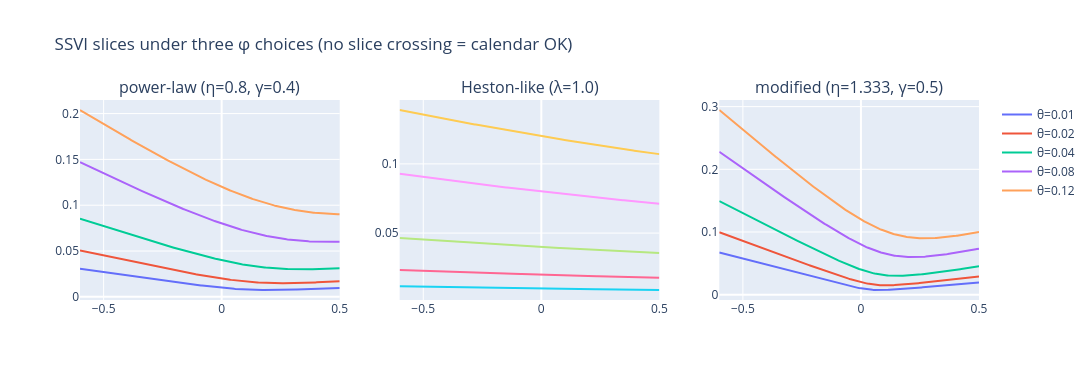

Write notebook code for a chart like this one.
### Markdown cell above
## 6. SSVI variants and the no-arbitrage theorems

Three choices of $\varphi$ define SSVI surfaces:
- **power-law** (Ex. 4.2): $\varphi(\theta)=\eta\theta^{-\gamma}$, $0<\gamma<1$;
- **Heston-like** (Ex. 4.1): $\varphi(\theta)=\frac{1}{\lambda\theta}\big(1-\frac{1-e^{-\lambda\theta}}{\lambda\theta}\big)$;
- **modified power-law** (Eq. 4.5): $\varphi(\theta)=\frac{\eta}{\theta^\gamma(1+\theta)^{1-\gamma}}$ — **fully free of static arbitrage** whenever $\eta(1+|\rho|)\le 2$.

Checks: Theorem 4.2 (butterfly: $\theta\varphi(1+|\rho|)<4$ and $\theta\varphi^2(1+|\rho|)\le4$) and Theorem 4.1 (calendar, verified numerically: $w$ non-decreasing in $\theta$).

### Code cell
def phi_powerlaw(theta, eta, gamma): return eta * theta ** (-gamma)
def phi_heston(theta, lam):
    x = lam * theta
    return (1.0 / x) * (1 - (1 - np.exp(-x)) / x)
def phi_modified(theta, eta, gamma): return eta / (theta ** gamma * (1 + theta) ** (1 - gamma))

def ssvi_w_phi(k, theta, rho, phi_val):
    k = np.asarray(k, float)
    return 0.5 * theta * (1 + rho * phi_val * k + np.sqrt((phi_val * k + rho) ** 2 + (1 - rho ** 2)))

def ssvi_butterfly_thm42(thetas, rho, phi_fun, **kw):
    TH = np.asarray(thetas, float); ph = phi_fun(TH, **kw)
    c1 = float(np.max(TH * ph * (1 + abs(rho))))
    c2 = float(np.max(TH * ph ** 2 * (1 + abs(rho))))
    return (c1 < 4 and c2 <= 4), c1, c2

def ssvi_calendar_num(thetas, rho, phi_fun, k_lo=-1.0, k_hi=1.0, n=200, **kw):
    TH = np.sort(np.asarray(thetas, float)); kk = np.linspace(k_lo, k_hi, n)
    W = np.vstack([ssvi_w_phi(kk, th, rho, phi_fun(th, **kw)) for th in TH])
    return bool(np.all(np.diff(W, axis=0) >= -1e-10))

TH = np.array([0.01, 0.02, 0.04, 0.08, 0.12]); RHO = -0.5
rows = [
    ("power-law (η=0.8, γ=0.4)",  phi_powerlaw, dict(eta=0.8, gamma=0.4)),
    ("Heston-like (λ=1.0)",       phi_heston,   dict(lam=1.0)),
    (f"modified (η={2/(1+abs(RHO)):.3f}, γ=0.5) [guaranteed]", phi_modified,
     dict(eta=2.0 / (1 + abs(RHO)) - 1e-6, gamma=0.5)),
]
for name, fn, kw in rows:
    ok, c1, c2 = ssvi_butterfly_thm42(TH, RHO, fn, **kw)
    cal = ssvi_calendar_num(TH, RHO, fn, **kw)
    print(f"{name:<45} butterfly(T4.2): {ok} (c1={c1:.3f}, c2={c2:.3f})   calendar: {cal}")

# visual: the three phi's smiles at theta grid
kk = np.linspace(-0.6, 0.5, 250)
fig = make_subplots(rows=1, cols=3, subplot_titles=[r[0].split(" [")[0] for r in rows])
for j, (name, fn, kw) in enumerate(rows, start=1):
    for th in TH:
        fig.add_trace(go.Scatter(x=kk, y=ssvi_w_phi(kk, th, RHO, fn(th, **kw)),
                                 name=f"θ={th}", showlegend=(j == 1)), 1, j)
fig.update_layout(width=1100, height=380,
                  title="SSVI slices under three φ choices (no slice crossing = calendar OK)")
fig.show()

### Figure 1 — Plotly figure (JSON) as saved in the notebook; plotly's stock layout.template omitted (floating-point values rounded to 4 significant figures; data arrays with more than 128 entries replaced by an {"elided": "..."} marker saying what was removed)
{"data": [{"name": "θ=0.01", "showlegend": true, "type": "scatter", "x": {"elided": "250 float values"}, "xaxis": "x", "y": {"elided": "250 float values"}, "yaxis": "y"}, {"name": "θ=0.02", "showlegend": true, "type": "scatter", "x": {"elided": "250 float values"}, "xaxis": "x", "y": {"elided": "250 float values"}, "yaxis": "y"}, {"name": "θ=0.04", "showlegend": true, "type": "scatter", "x": {"elided": "250 float values"}, "xaxis": "x", "y": {"elided": "250 float values"}, "yaxis": "y"}, {"name": "θ=0.08", "showlegend": true, "type": "scatter", "x": {"elided": "250 float values"}, "xaxis": "x", "y": {"elided": "250 float values"}, "yaxis": "y"}, {"name": "θ=0.12", "showlegend": true, "type": "scatter", "x": {"elided": "250 float values"}, "xaxis": "x", "y": {"elided": "250 float values"}, "yaxis": "y"}, {"name": "θ=0.01", "showlegend": false, "type": "scatter", "x": {"elided": "250 float values"}, "xaxis": "x2", "y": {"elided": "250 float values"}, "yaxis": "y2"}, {"name": "θ=0.02", "showlegend": false, "type": "scatter", "x": {"elided": "250 float values"}, "xaxis": "x2", "y": {"elided": "250 float values"}, "yaxis": "y2"}, {"name": "θ=0.04", "showlegend": false, "type": "scatter", "x": {"elided": "250 float values"}, "xaxis": "x2", "y": {"elided": "250 float values"}, "yaxis": "y2"}, {"name": "θ=0.08", "showlegend": false, "type": "scatter", "x": {"elided": "250 float values"}, "xaxis": "x2", "y": {"elided": "250 float values"}, "yaxis": "y2"}, {"name": "θ=0.12", "showlegend": false, "type": "scatter", "x": {"elided": "250 float values"}, "xaxis": "x2", "y": {"elided": "250 float values"}, "yaxis": "y2"}, {"name": "θ=0.01", "showlegend": false, "type": "scatter", "x": {"elided": "250 float values"}, "xaxis": "x3", "y": {"elided": "250 float values"}, "yaxis": "y3"}, {"name": "θ=0.02", "showlegend": false, "type": "scatter", "x": {"elided": "250 float values"}, "xaxis": "x3", "y": {"elided": "250 float values"}, "yaxis": "y3"}, {"name": "θ=0.04", "showlegend": false, "type": "scatter", "x": {"elided": "250 float values"}, "xaxis": "x3", "y": {"elided": "250 float values"}, "yaxis": "y3"}, {"name": "θ=0.08", "showlegend": false, "type": "scatter", "x": {"elided": "250 float values"}, "xaxis": "x3", "y": {"elided": "250 float values"}, "yaxis": "y3"}, {"name": "θ=0.12", "showlegend": false, "type": "scatter", "x": {"elided": "250 float values"}, "xaxis": "x3", "y": {"elided": "250 float values"}, "yaxis": "y3"}], "layout": {"annotations": [{"font": {"size": 16}, "showarrow": false, "text": "power-law (η=0.8, γ=0.4)", "x": 0.1444, "xanchor": "center", "xref": "paper", "y": 1, "yanchor": "bottom", "yref": "paper"}, {"font": {"size": 16}, "showarrow": false, "text": "Heston-like (λ=1.0)", "x": 0.5, "xanchor": "center", "xref": "paper", "y": 1, "yanchor": "bottom", "yref": "paper"}, {"font": {"size": 16}, "showarrow": false, "text": "modified (η=1.333, γ=0.5)", "x": 0.8556, "xanchor": "center", "xref": "paper", "y": 1, "yanchor": "bottom", "yref": "paper"}], "height": 380, "title": {"text": "SSVI slices under three φ choices (no slice crossing = calendar OK)"}, "width": 1100, "xaxis": {"anchor": "y", "domain": [0, 0.2889]}, "xaxis2": {"anchor": "y2", "domain": [0.3556, 0.6444]}, "xaxis3": {"anchor": "y3", "domain": [0.7111, 1]}, "yaxis": {"anchor": "x", "domain": [0, 1]}, "yaxis2": {"anchor": "x2", "domain": [0, 1]}, "yaxis3": {"anchor": "x3", "domain": [0, 1]}}}
